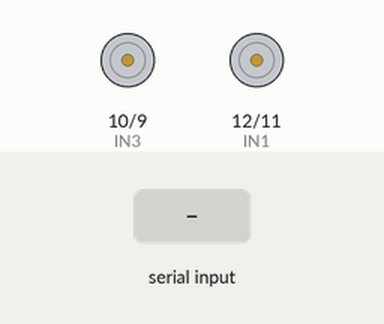
The sketch below on a simulated Arduino Uno, built with avr-gcc and run on an emulated ATmega328P. Parts: motor-driver pin pairs drawn as motors (green arrow = first pin HIGH = forward, orange = second pin HIGH = backward, longer = more drive). The test bench sets the inputs (shaded band).

Above: at 1.2 s.
1.3 s: "1\n" received over the second serial link
At 2.5 s:
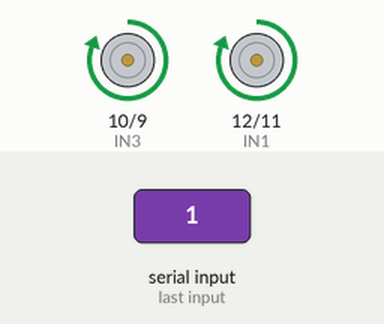
2.8 s: "2\n" received over the second serial link
At 3.7 s:
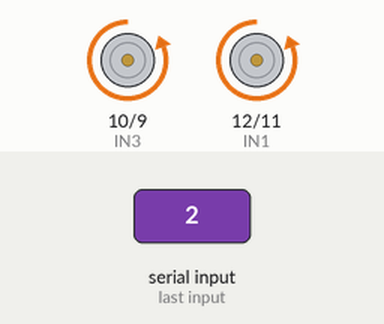
4.3 s: "3\n" received over the second serial link
At 4.8 s:
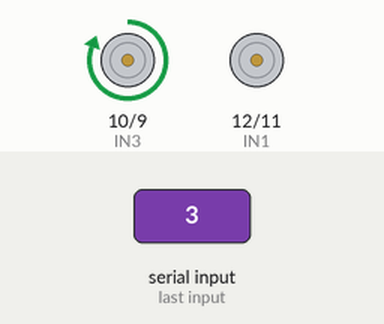
5.8 s: "4\n" received over the second serial link
At 7.0 s:
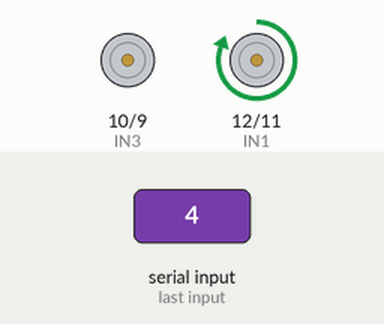
7.3 s: "5\n" received over the second serial link
At 8.3 s:
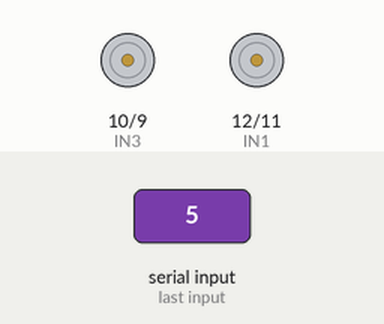
Timing chart, 0 to 9.8 s (numbered marks = the images above; inputs shaded):
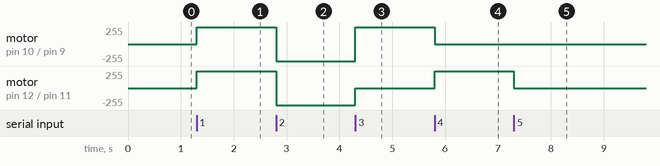

The sketch:

squad-bsc_raneem_task3-arduino-squad-projrct.ino
```cpp
#include<SoftwareSerial.h>
#define IN1 12
#define IN2 11
#define IN3 10
#define IN4 9
//#define EN1 6
//#define EN2 5

SoftwareSerial mySerial(2, 3); // RX, TX

String data;
int btVal;

void setup()
{
  //Serial.begin(115200);
  pinMode(IN1, OUTPUT);
  pinMode(IN2, OUTPUT);
  pinMode(IN3, OUTPUT);
  pinMode(IN4, OUTPUT);
  //pinMode(EN1, OUTPUT);
  //pinMode(EN2, OUTPUT);
  digitalWrite(IN1, LOW);
  digitalWrite(IN2, LOW);
  digitalWrite(IN3, LOW);
  digitalWrite(IN4, LOW);
  //analogWrite(EN1,63);
  //analogWrite(EN2,63);
  mySerial.begin(9600);
}

void loop()
{
 while (mySerial.available())
 {
  {
      data = mySerial.readStringUntil('\n');
      //Serial.print(str);
  }

    btVal = (data.toInt());
    //Serial.print("BlueTooth Value ");
    //Serial.println(btVal);


  switch (btVal)
   {
      case 1:
        //Serial.println("Forward");
        forward();
        break;

      case 2:
       //Serial.println("Reverse");
        reverse();
        break;

      case 3:
       //Serial.println("Left");
        left();
        break;

      case 4:
        //Serial.println("Right");
        right();
        break;

      case 5:
        //Serial.println("Stop");
        stoprobot();
        break;

  }

 }


   if (mySerial.available() < 0)
    {
     //Serial.println("No Bluetooth Data ");
    }

}

void forward()
{
  digitalWrite(IN1, HIGH);
  digitalWrite(IN2, LOW);
  digitalWrite(IN3, HIGH);
  digitalWrite(IN4, LOW);
}

void reverse()
{
  digitalWrite(IN1, LOW);
  digitalWrite(IN2, HIGH);
  digitalWrite(IN3, LOW);
  digitalWrite(IN4, HIGH);
}

void left()
{
  digitalWrite(IN1, LOW);
  digitalWrite(IN2, LOW);
  digitalWrite(IN3, HIGH);
  digitalWrite(IN4, LOW);
}

void right()
{
  digitalWrite(IN1, HIGH);
  digitalWrite(IN2, LOW);
  digitalWrite(IN3, LOW);
  digitalWrite(IN4, LOW);
}

void stoprobot()
{
  digitalWrite(IN1, LOW);
  digitalWrite(IN2, LOW);
  digitalWrite(IN3, LOW);
  digitalWrite(IN4, LOW);
}
```

squad-bsc_raneem_1st_basic_calculator.c
```cpp
#include <stdio.h>
int main()
{
    double num1,num2;
    printf("enter the first number :");
    scanf("%lf",&num1);
    printf("enter the second number :");
    scanf("%lf",&num2);

    printf("the sum is %f",num1+num2);
    return 0;
}
  
```

squad-bsc_raneem_3numbers_sum__average.c
```cpp
#include <stdio.h>
int main(){

  double x,y,z;

  printf("please enter the 3 numbers :");
  scanf("%lf %lf %lf",&x,&y,&z);
  double sum=x+y+z;
  printf("the sum is %lf ",sum);
  double avg=sum/3;
  printf("\nthe average is %lf",avg);
  return 0;
}
```

squad-bsc_raneem_bsc_calc.c
```cpp
#include<stdio.h>
int main()
{
    char op;
    float n1,n2,res=0;
      printf("please enter the operator as +,-,*,/: ");
    scanf("%c",&op);
    printf("please enter the two numbers: ");
    scanf("%f %f",&n1,&n2);

    switch(op){
        case '+': res=n1+n2;
           break;
        case '-': res=n1-n2;
           break;

        case '*': res=n1*n2;
            break;
        case '/': res=n1/n2;
            break;

        default: printf("\n Invalid Operator ");
    }
    printf("the value is = %f" ,res);
    return 0;
}
```

squad-bsc_raneem_c-group-project.c
```cpp
#include <stdio.h>
#include <math.h>

void RightTriangle(int height)
{

    int i,j;
      for(i = 1; i <= height; i++) {
      for(j = 1; j <= i; j++)
         printf("* ");

      printf("\n");
   }
}
void square(int height)
{

    int  i, j;


    for (i = 1; i <= height; i++) {
        for (j = 1; j <= height; j++) {
            if (i == 1 || i == height || j == 1 || j == height)
                printf("* ");
            else
                printf("  ");
        }
        printf("\n");
    }
}
void pyramid(int rows)
{

    int i, j, k = 0;


    for ( i =1; i <= rows; i++)
    {
        for ( j = 1; j <= rows - i; j++)
        {
            printf ("  ");
        }

        for ( k = 1; k <= ( 2 * i - 1); k++)
        {
            printf ("* ");
        }
        printf ("\n");
    }
}
void circle(int diameter)
{


    int i,j;
    for (i=0; i<=diameter; i++)
    {
        for (j=0; j<=diameter; j++)
        {
            double distance = sqrt((i-(diameter/2))*(i-(diameter/2)) + (j-(diameter/2))*(j-(diameter/2)));
            if (distance>(diameter/2)-0.5 && distance<(diameter/2)+0.5)
            {
                printf("*");
            }
            else
            { printf(" ");}
        }
        printf("\n");
    }
}
struct circle
{
    int diameter;
};
struct square
{
    int height;
};
struct pyramids
{
    int rows;
};
struct RightTriangle
{
    int height;
};


int main()
{
    struct circle c;
    struct square s;
    struct pyramids p;
    struct RightTriangle r;


    char shape;
    while (shape!='r' || shape!='c' || shape!='s' || shape!='p' ){
    printf("please choose from cirlce (c) square (s) right angle triangle (r) pyramid (p) : ");
    scanf("%s",&shape);
    if(shape=='r')
    {

         printf("enter height : ");
        scanf("%d",&r.height);

        RightTriangle(r.height);
    }
    else if(shape=='s')
    {

         printf("enter height : ");
         scanf("%d",&s.height);
        square(s.height);
    }
    else if(shape=='p')
    {

         printf("enter rows : ");
         scanf("%d",&p.rows);

        pyramid(p.rows);

    }
    else if(shape=='c')
    {

         printf("enter diameter : ");
         scanf("%d",&c.diameter);


        circle(c.diameter);
    }
     else {
        printf("please enter a shape from the choices :) \n");
    }
    }


}
```

squad-bsc_raneem_first-file.c
```cpp
#include <stdio.h>
int main(){
    printf("hello world");
    return 0;
}
```

squad-bsc_raneem_guessing_game.c
```cpp
#include <stdio.h>
int main() {
  int secretnumber=5;
  int guess;
  int guesscount=0;
  int guesslimit=4;
  int outofrange=0;

  while (secretnumber!= guess && outofrange ==0)
  { if(guesscount<guesslimit){
  printf("enter a number : ");
  scanf("%d",&guess);
  guesscount++;
  }else
  outofrange=1;}

  if (outofrange==1){
      printf("out of range");
  }else
  printf("you win");
   return 0;
}
```

squad-bsc_raneem_mad_libs.c
```cpp
#include <stdio.h>
int main(){

   char color[20];
   char pnoun[20];
   char name[20];

   printf("enter the color :" );
   scanf("%s",color);
   printf("enter the pnoun :" );
   scanf("%s",pnoun);
   printf("enter the name :" );
   scanf("%s",name);

   printf("roses are %s\n",color);
   printf("%s are adorable\n", pnoun);
   printf("i love %s",name);

   return 0;
}
```

squad-bsc_raneem_pyramid.c
```cpp
#include <stdio.h>
int main() {
   int i, space, rows, k = 0;
   printf("Enter the number of rows: ");
   scanf("%d", &rows);
   for (i = 1; i <= rows; i++, k = 0) {
      for (space = 1; space <= rows - i; space++) {
         printf("  ");
      }

      while (k != 2 * i - 1) {
         printf("* ");
         k++;
      }
      printf("\n");
   }
   return 0;
}
```

Measured:
- after the input at 1.3 s, motor on pin 10 (IN3) / pin 9 (IN4), motor on pin 12 (IN1) / pin 11 (IN2): stopped → forward 255/255 at once
- after the input at 2.8 s, motor on pin 10 (IN3) / pin 9 (IN4), motor on pin 12 (IN1) / pin 11 (IN2): forward 255/255 → backward 255/255 at once
- after the input at 4.3 s, motor on pin 10 (IN3) / pin 9 (IN4): backward 255/255 → forward 255/255 at once; motor on pin 12 (IN1) / pin 11 (IN2): backward 255/255 → stopped at once
- after the input at 5.8 s, motor on pin 10 (IN3) / pin 9 (IN4): forward 255/255 → stopped at once; motor on pin 12 (IN1) / pin 11 (IN2): stopped → forward 255/255 at once
- after the input at 7.3 s, motor on pin 12 (IN1) / pin 11 (IN2): forward 255/255 → stopped at once
